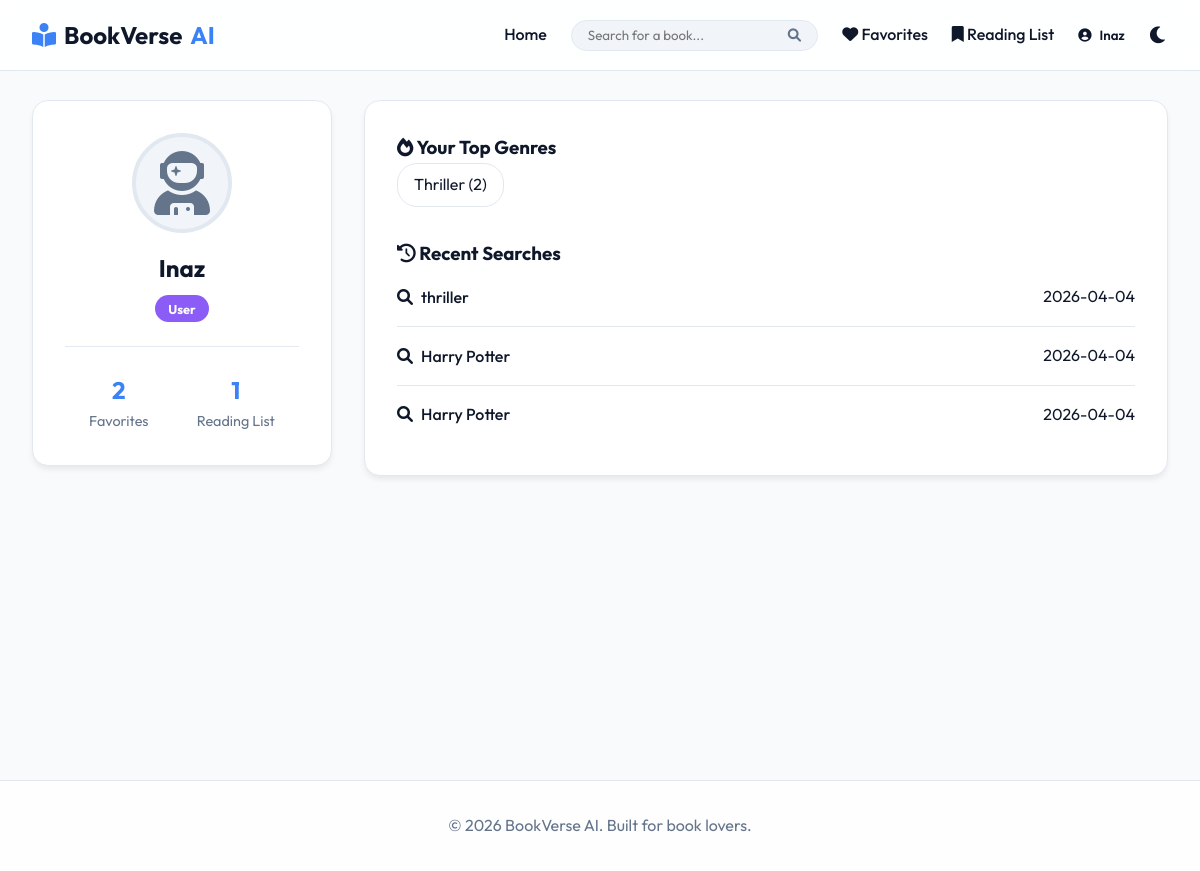
Screenshot of /profile (signed in) with the database file from the repository.
### tables this page shows
CREATE TABLE user_genres (
            user_id INTEGER,
            genre TEXT,
            count INTEGER,
            PRIMARY KEY(user_id, genre),
            FOREIGN KEY(user_id) REFERENCES users(id)
        );

CREATE TABLE search_history (
            id INTEGER PRIMARY KEY AUTOINCREMENT,
            user_id INTEGER,
            query TEXT,
            timestamp TIMESTAMP DEFAULT CURRENT_TIMESTAMP,
            FOREIGN KEY(user_id) REFERENCES users(id)
        );

### app.py (the view)
@app.route("/profile")
@login_required
def profile():
    conn = get_db_connection()
    user_stats = {
        "favorites_count": conn.execute("SELECT count(*) FROM favorites WHERE user_id = ?", (session["user_id"],)).fetchone()[0],
        "reading_count": conn.execute("SELECT count(*) FROM reading_list WHERE user_id = ?", (session["user_id"],)).fetchone()[0]
    }
    recent_searches = conn.execute("SELECT query, timestamp FROM search_history WHERE user_id = ? ORDER BY timestamp DESC LIMIT 10", (session["user_id"],)).fetchall()
    favorite_genres = conn.execute("SELECT genre, count FROM user_genres WHERE user_id = ? ORDER BY count DESC LIMIT 3", (session["user_id"],)).fetchall()
    conn.close()
    return render_template("profile.html", user=session, stats=user_stats, recent_searches=recent_searches, favorite_genres=favorite_genres)

### app.py (called while the page is built)
def get_db_connection():
    conn = sqlite3.connect(DATABASE)
    conn.row_factory = sqlite3.Row
    return conn

def login_required(f):
    @wraps(f)
    def decorated_function(*args, **kwargs):
        if 'user_id' not in session:
            flash("Please login or create an account to unlock personalized recommendations.", "warning")
            return redirect(url_for('signup'))
        return f(*args, **kwargs)
    return decorated_function

### templates/profile.html (shortened to what this page needs)
{% extends "base.html" %}
{% block content %}
<div class="profile-layout fade-in">
    <div class="profile-sidebar">
        <div class="profile-avatar">
            <i class="fa-solid fa-user-astronaut"></i>
        </div>
        <h2>{{ user.username }}</h2>
        <p class="role-badge">{{ session.get('role', 'Reader').capitalize() }}</p>
        <div class="profile-stats">
            <div class="stat-box">
                <span class="stat-num">{{ stats.favorites_count }}</span>
                <span class="stat-label">Favorites</span>
            </div>
            <div class="stat-box">
                <span class="stat-num">{{ stats.reading_count }}</span>
                <span class="stat-label">Reading List</span>
            </div>
        </div>
    </div>
    <div class="profile-main">
        <section class="profile-section">
            <h3><i class="fa-solid fa-fire"></i> Your Top Genres</h3>
            {% if favorite_genres %}
                <div class="tags-container">
                    {% for g in favorite_genres %}
                        <a href="{{ url_for('genre_page', genre=g.genre) }}" class="tag-btn genre-pulse">{{ g.genre }} ({{ g.count }})</a>
                    {% endfor %}
                </div>
            {% else %}
                <p class="empty-state-text">You haven't explored much yet. Keep reading to build your profile!</p>
            {% endif %}
        </section>
        <section class="profile-section mt-4">
            <h3><i class="fa-solid fa-clock-rotate-left"></i> Recent Searches</h3>
            {% if recent_searches %}
                <ul class="recent-searches-list">
                    {% for search in recent_searches %}
                    <li>
                        <form action="{{ url_for('search_post') }}" method="POST">
                            <button type="submit" class="text-btn"><i class="fa-solid fa-magnifying-glass"></i> {{ search.query }}</button>
                        </form>
                        <span class="search-time">{{ search.timestamp.split()[0] }}</span>
                    </li>
                    {% endfor %}
                </ul>
            {% else %}
                <p class="empty-state-text">No recent searches.</p>
            {% endif %}
        </section>
    </div>
</div>
{% endblock %}

### templates/base.html (shortened to what this page needs)
<!DOCTYPE html>
<html lang="en">
<head>
    <link rel="stylesheet" href="https://cdnjs.cloudflare.com/ajax/libs/font-awesome/6.0.0/css/all.min.css" />
    <link rel="stylesheet" href="{{ url_for('static', filename='style.css') }}">
</head>
<body class="light-mode">
    {% block navbar %}
    <nav class="navbar">
        <div class="nav-container">
            <a href="{{ url_for('home') }}" class="logo">
                <i class="fa-solid fa-book-open-reader"></i> BookVerse <span class="accent">AI</span>
            </a>
            <div class="nav-menu" id="navMenu">
                <a href="{{ url_for('home') }}" class="nav-link">Home</a>
                {% if 'user_id' in session %}
                <form action="{{ url_for('search_post') }}" method="POST" class="nav-search" id="navSearchForm">
                    <input type="text" name="book_name" placeholder="Search for a book..." required>
                    <button type="submit"><i class="fa-solid fa-magnifying-glass"></i></button>
                </form>
                <a href="{{ url_for('favorites_page') }}" class="nav-link"><i class="fa-solid fa-heart"></i>
                    Favorites</a>
                <a href="{{ url_for('reading_list_page') }}" class="nav-link"><i class="fa-solid fa-bookmark"></i>
                    Reading List</a>
                <div class="dropdown">
                    <button class="dropbtn">
                        <i class="fa-solid fa-user-circle"></i> {{ session.get('username') }}
                    </button>
                </div>
                {% else %}
                <a href="{{ url_for('login') }}" class="btn-login">Login</a>
                <a href="{{ url_for('signup') }}" class="btn-signup">Sign Up</a>
                {% endif %}
                <button id="themeToggle" class="theme-toggle">
                    <i class="fa-solid fa-moon"></i>
                </button>
            </div>
        </div>
    </nav>
    {% endblock %}
    <main class="main-content">
        {% block content %}{% endblock %}
    </main>
    <footer>
        <div class="footer-content">
            <p>&copy; 2026 BookVerse AI. Built for book lovers.</p>
        </div>
    </footer>
</body>
</html>

### rows the page displays
user_genres: genre "Thriller", count "2"
search_history: query "thriller", timestamp "2026-04-04"
search_history: query "Harry Potter", timestamp "2026-04-04"
search_history: query "Harry Potter", timestamp "2026-04-04"

### other values shown
{{ session.get('username') }} "Inaz"
{{ user.username }} "Inaz"
{{ session.get('role', 'Reader').capitalize() }} "User"
{{ stats.favorites_count }} "2"
{{ stats.reading_count }} "1"
